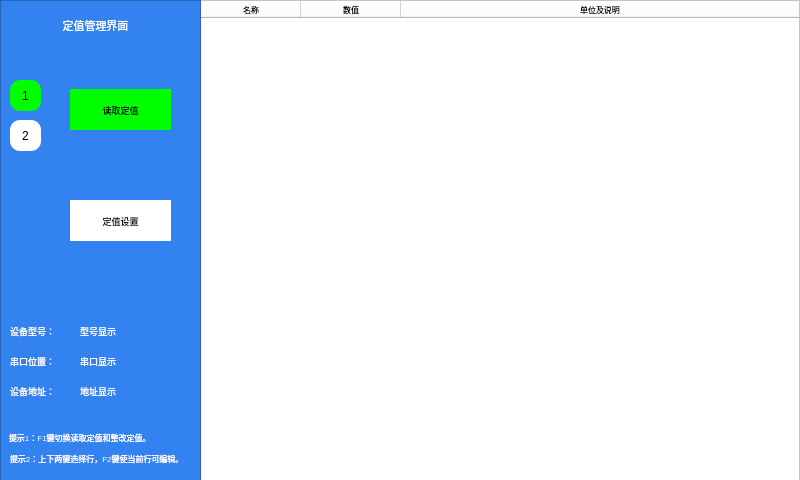
<?xml version="1.0" encoding="UTF-8"?>
<ui version="4.0">
 <class>Constant</class>
 <widget class="QWidget" name="Constant">
  <property name="geometry">
   <rect>
    <x>0</x>
    <y>0</y>
    <width>800</width>
    <height>480</height>
   </rect>
  </property>
  <property name="windowTitle">
   <string>Form</string>
  </property>
  <property name="styleSheet">
   <string notr="true">background-color: rgb(255, 255, 255);</string>
  </property>
  <widget class="QTableWidget" name="tableWidget">
   <property name="geometry">
    <rect>
     <x>200</x>
     <y>0</y>
     <width>600</width>
     <height>481</height>
    </rect>
   </property>
   <property name="font">
    <font>
     <family>Ubuntu</family>
     <pointsize>7</pointsize>
     <weight>50</weight>
     <italic>false</italic>
     <bold>false</bold>
    </font>
   </property>
   <property name="styleSheet">
    <string notr="true">font: 7pt &quot;Ubuntu&quot;;</string>
   </property>
   <property name="alternatingRowColors">
    <bool>true</bool>
   </property>
   <property name="selectionBehavior">
    <enum>QAbstractItemView::SelectRows</enum>
   </property>
   <attribute name="horizontalHeaderStretchLastSection">
    <bool>true</bool>
   </attribute>
   <column>
    <property name="text">
     <string>名称</string>
    </property>
    <property name="font">
     <font>
      <pointsize>6</pointsize>
     </font>
    </property>
   </column>
   <column>
    <property name="text">
     <string>数值</string>
    </property>
    <property name="font">
     <font>
      <pointsize>6</pointsize>
     </font>
    </property>
   </column>
   <column>
    <property name="text">
     <string>单位及说明</string>
    </property>
    <property name="font">
     <font>
      <pointsize>6</pointsize>
     </font>
    </property>
   </column>
  </widget>
  <widget class="QFrame" name="frame">
   <property name="geometry">
    <rect>
     <x>0</x>
     <y>0</y>
     <width>201</width>
     <height>481</height>
    </rect>
   </property>
   <property name="styleSheet">
    <string notr="true">background-color: rgb(50, 130, 240);
</string>
   </property>
   <property name="frameShape">
    <enum>QFrame::StyledPanel</enum>
   </property>
   <property name="frameShadow">
    <enum>QFrame::Raised</enum>
   </property>
   <widget class="QLabel" name="label">
    <property name="geometry">
     <rect>
      <x>10</x>
      <y>320</y>
      <width>61</width>
      <height>21</height>
     </rect>
    </property>
    <property name="font">
     <font>
      <pointsize>7</pointsize>
     </font>
    </property>
    <property name="styleSheet">
     <string notr="true">color:rgb(255, 255, 255);</string>
    </property>
    <property name="text">
     <string>设备型号：</string>
    </property>
   </widget>
   <widget class="QLabel" name="label_3">
    <property name="geometry">
     <rect>
      <x>10</x>
      <y>10</y>
      <width>171</width>
      <height>31</height>
     </rect>
    </property>
    <property name="font">
     <font>
      <pointsize>8</pointsize>
     </font>
    </property>
    <property name="styleSheet">
     <string notr="true">color:rgb(255, 255, 255);</string>
    </property>
    <property name="text">
     <string>定值管理界面</string>
    </property>
    <property name="alignment">
     <set>Qt::AlignCenter</set>
    </property>
   </widget>
   <widget class="QLabel" name="label_type">
    <property name="geometry">
     <rect>
      <x>80</x>
      <y>320</y>
      <width>91</width>
      <height>21</height>
     </rect>
    </property>
    <property name="font">
     <font>
      <pointsize>7</pointsize>
     </font>
    </property>
    <property name="styleSheet">
     <string notr="true">color:rgb(255, 255, 255);</string>
    </property>
    <property name="text">
     <string>型号显示</string>
    </property>
   </widget>
   <widget class="QLabel" name="label_9">
    <property name="geometry">
     <rect>
      <x>10</x>
      <y>350</y>
      <width>61</width>
      <height>21</height>
     </rect>
    </property>
    <property name="font">
     <font>
      <pointsize>7</pointsize>
     </font>
    </property>
    <property name="styleSheet">
     <string notr="true">color:rgb(255, 255, 255);</string>
    </property>
    <property name="text">
     <string>串口位置：</string>
    </property>
   </widget>
   <widget class="QLabel" name="label_com">
    <property name="geometry">
     <rect>
      <x>80</x>
      <y>350</y>
      <width>91</width>
      <height>21</height>
     </rect>
    </property>
    <property name="font">
     <font>
      <pointsize>7</pointsize>
     </font>
    </property>
    <property name="styleSheet">
     <string notr="true">color:rgb(255, 255, 255);</string>
    </property>
    <property name="text">
     <string>串口显示</string>
    </property>
   </widget>
   <widget class="QLabel" name="label_2">
    <property name="geometry">
     <rect>
      <x>10</x>
      <y>380</y>
      <width>61</width>
      <height>21</height>
     </rect>
    </property>
    <property name="font">
     <font>
      <pointsize>7</pointsize>
     </font>
    </property>
    <property name="styleSheet">
     <string notr="true">color:rgb(255, 255, 255);</string>
    </property>
    <property name="text">
     <string>设备地址：</string>
    </property>
   </widget>
   <widget class="QLabel" name="label_addr">
    <property name="geometry">
     <rect>
      <x>80</x>
      <y>380</y>
      <width>91</width>
      <height>21</height>
     </rect>
    </property>
    <property name="font">
     <font>
      <pointsize>7</pointsize>
     </font>
    </property>
    <property name="styleSheet">
     <string notr="true">color:rgb(255, 255, 255);</string>
    </property>
    <property name="text">
     <string>地址显示</string>
    </property>
   </widget>
   <widget class="QLabel" name="read">
    <property name="geometry">
     <rect>
      <x>70</x>
      <y>89</y>
      <width>101</width>
      <height>41</height>
     </rect>
    </property>
    <property name="font">
     <font>
      <pointsize>7</pointsize>
     </font>
    </property>
    <property name="styleSheet">
     <string notr="true">background-color: rgb(0, 255, 0);</string>
    </property>
    <property name="text">
     <string>读取定值</string>
    </property>
    <property name="alignment">
     <set>Qt::AlignCenter</set>
    </property>
   </widget>
   <widget class="QLabel" name="write">
    <property name="geometry">
     <rect>
      <x>70</x>
      <y>200</y>
      <width>101</width>
      <height>41</height>
     </rect>
    </property>
    <property name="font">
     <font>
      <pointsize>7</pointsize>
     </font>
    </property>
    <property name="styleSheet">
     <string notr="true">background-color: rgb(255, 255, 255);</string>
    </property>
    <property name="text">
     <string>定值设置</string>
    </property>
    <property name="alignment">
     <set>Qt::AlignCenter</set>
    </property>
   </widget>
   <widget class="QLabel" name="label_6">
    <property name="geometry">
     <rect>
      <x>9</x>
      <y>429</y>
      <width>181</width>
      <height>16</height>
     </rect>
    </property>
    <property name="font">
     <font>
      <pointsize>6</pointsize>
     </font>
    </property>
    <property name="styleSheet">
     <string notr="true">color:rgb(255, 255, 255);</string>
    </property>
    <property name="text">
     <string>提示1：F1键切换读取定值和整改定值。</string>
    </property>
   </widget>
   <widget class="QLabel" name="label_7">
    <property name="geometry">
     <rect>
      <x>10</x>
      <y>450</y>
      <width>181</width>
      <height>16</height>
     </rect>
    </property>
    <property name="font">
     <font>
      <pointsize>6</pointsize>
     </font>
    </property>
    <property name="styleSheet">
     <string notr="true">color:rgb(255, 255, 255);</string>
    </property>
    <property name="text">
     <string>提示2：上下两键选择行，F2键使当前行可编辑。</string>
    </property>
   </widget>
   <widget class="QLabel" name="label_Group1">
    <property name="geometry">
     <rect>
      <x>10</x>
      <y>80</y>
      <width>31</width>
      <height>31</height>
     </rect>
    </property>
    <property name="styleSheet">
     <string notr="true">background-color: rgb(0, 255, 0);
border-radius:10px;
border-color: rgb(0, 0, 0);
border-width: 1px;
</string>
    </property>
    <property name="text">
     <string>1</string>
    </property>
    <property name="alignment">
     <set>Qt::AlignCenter</set>
    </property>
   </widget>
   <widget class="QLabel" name="label_Group2">
    <property name="geometry">
     <rect>
      <x>10</x>
      <y>120</y>
      <width>31</width>
      <height>31</height>
     </rect>
    </property>
    <property name="styleSheet">
     <string notr="true">background-color: rgb(255, 255,255);
border-radius:10px;
border-color: rgb(0, 0, 0);
border-width: 1px;</string>
    </property>
    <property name="text">
     <string>2</string>
    </property>
    <property name="alignment">
     <set>Qt::AlignCenter</set>
    </property>
   </widget>
   <widget class="QLabel" name="label_INFO">
    <property name="geometry">
     <rect>
      <x>10</x>
      <y>270</y>
      <width>171</width>
      <height>31</height>
     </rect>
    </property>
    <property name="font">
     <font>
      <pointsize>7</pointsize>
     </font>
    </property>
    <property name="text">
     <string/>
    </property>
   </widget>
  </widget>
 </widget>
 <resources/>
 <connections/>
</ui>
